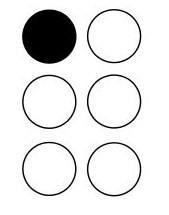
%> input picture image.jpg, 169 x 215 px
$ octave main.m   (GNU Octave 9; MATLAB toolbox functions it lacks are replaced by stand-ins)
%> lines starting %> are read from the running program, lines starting %| are printed output that depends on the picture; in (x1, y1, x2, y2) boxes, pixels count from 0 and x2, y2 are one past the last pixel; in counts of white or black regions, pixels touching at a corner belong together; the program's own positions count from 1
### binaryToBraille.m
function brailleCharacter = binaryToBraille(binaryCode, BRAILLE_CHARACTERS)
    % Convert a binary code to a Braille character using the provided map.
    brailleCharacter = '';

    % Extract the keys (Braille characters) from the provided map
    brailleKeys = keys(BRAILLE_CHARACTERS);

    % Iterate through the Braille character keys in the map
    for i = 1:length(brailleKeys)
        brailleKey = brailleKeys{i};

        % Check if the current Braille character's binary code matches the input code
        if strcmp(binaryCode, BRAILLE_CHARACTERS(brailleKey))
            % If a match is found, assign the Braille character to the output
            brailleCharacter = brailleKey;
            break;  % Exit the loop when a match is found
        end
    end
end

### main.m
% Load an image from file and convert it to grayscale
a = imread('image.jpg'); % Read the image
%> a is the input picture: size 215x169x3 uint8; min 0, max 255, mean 229.8
I = rgb2gray(a); % Convert the image to grayscale

% Apply thresholding to create a binary image
threshold = 127; % Define a threshold value
binary_image = I >= threshold; % Create a binary image based on the threshold
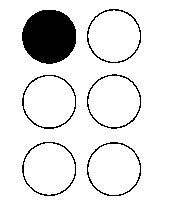
%> binary_image: size 215x169 logical; 90.4% white; 6 black regions, box (x1, y1, x2, y2) and area: (22, 10, 76, 64) 2314, (87, 9, 141, 63) 238, (22, 75, 76, 129) 237, (87, 74, 141, 129) 236, (87, 142, 141, 196) 234, (22, 142, 76, 196) 231

% Perform 8-connected component analysis to label regions
[label_matrix, num_regions] = bwlabel(binary_image, 8); % Label connected components
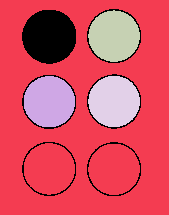
%> label_matrix: size 215x169 double; 5 distinct labels, from 0 to 4; one colour per label, 0 black
%> num_regions = 4
region_properties = regionprops(label_matrix, 'Area'); % Extract region properties
%> region_properties = 4 regions; Area: 26620, 2078, 2074, 2073

% Create a 3x2 matrix with zeros
matrix_3x2 = zeros(3, 2); % Initialize a 3x2 matrix

% Print the area of each labeled region and update the matrix
disp('Area of each region:');
for i = 1:num_regions
    disp(['Region ', num2str(i), ': ', num2str(region_properties(i).Area)]);
    if region_properties(i).Area > 5000 % Check if the region area is greater than 5000
        [row, col] = ind2sub(size(matrix_3x2), i); % Convert region label to row and column
        matrix_3x2(row, col) = 1; % Update the matrix with 1
    end
end
%> this loop made 4 passes
%> (row, col) on pass 1: (1, 1)
%| Region 1: 26620
%| Region 2: 2073
%| Region 3: 2074
%| Region 4: 2078
%> after the loop, matrix_3x2 = [1 0; 0 0; 0 0]

% Display the thresholded image
figure;
subplot(1, 2, 1);
imshow(binary_image); % Display the binary image
title('Thresholded Image');

% Display the labeled regions
subplot(1, 2, 2);
imshow(label2rgb(label_matrix, 'jet', 'k', 'shuffle')); % Display labeled regions
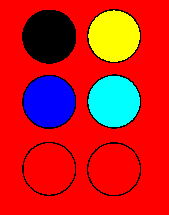
%> displayed picture: size 215x169x3, on the screen's scale of 0 to 255; mean R, G, B 201.4, 29.1, 29.1
title('Labeled Regions');

% Print the 3x2 matrix
disp('3x2 Matrix:');
disp(matrix_3x2); % Print the matrix
%|    1   0
%|    0   0
%|    0   0

% Convert the matrix into a single string
binary_code = num2str(matrix_3x2(:)'); % Convert matrix to a string
%> binary_code = '1  0  0  0  0  0'

% Remove spaces and commas to get a single string of numbers
binary_code = strrep(binary_code, ' ', '');  % Remove spaces
%> binary_code = '100000'
binary_code = strrep(binary_code, ',', '');  % Remove commas

% Define the Braille alphabet binary code as a map
BRAILLE_CHARACTERS = containers.Map({
    'a', 'b', 'c', 'd', 'e', 'f', 'g', 'h', 'i', 'j', 'k', 'l', 'm', 'n', 'o', 'p', 'q', 'r', 's', 't', 'u', 'v', 'w', 'x', 'y', 'z', '1', '2', '3', '4', '5', '6', '7', '8', '9', '0'
}, {
    '100000', '101000', '110000', '110100', '100100', '111000', '111100', '101100', '011000', '011100', '100010', '101010', '110010', '110110', '100110', '111010', '111110', '101110', '011010', '011110', '100011', '101011', '110011', '110111', '100111', '111011', '011011', '011111', '001100', '001101', '001110', '001111', '001010', '001011', '001000', '001001'
});

% Call the function to get the corresponding Braille character
brailleCharacter = binaryToBraille(binary_code, BRAILLE_CHARACTERS);
%> after the loop in binaryToBraille, `for i = 1:length(brailleKeys)`: brailleCharacter = 'a'
%> brailleCharacter = 'a'
disp('Decoded Braille Alphabet')
disp(brailleCharacter)
%| a

$ run again, with decode_pattern.jpg copied over image.jpg
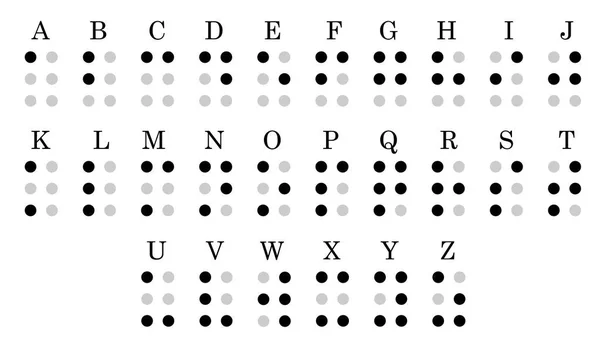
%> input picture decode_pattern.jpg, 600 x 353 px
%> a is the input picture: size 353x600x3 uint8; mean R, G, B 239, 239, 239
%> binary_image: size 353x600 logical; 94.6% white; 110 black regions, largest, box (x1, y1, x2, y2) and area: (143, 131, 165, 149) 142, (380, 130, 397, 154) 134, (260, 241, 284, 260) 131
%> `[label_matrix, num_regions] = bwlabel(binary_image, 8);`:
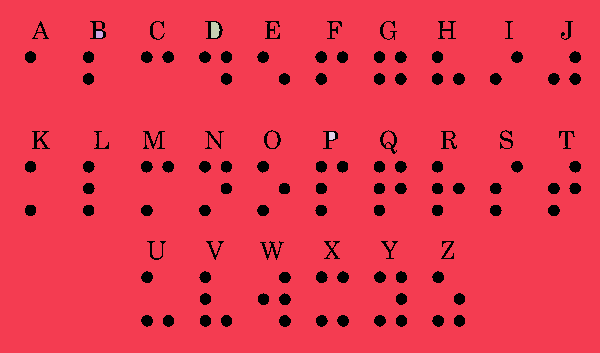
%> label_matrix: size 353x600 double; 5 distinct labels, from 0 to 4; one colour per label, 0 black
%> num_regions = 4
%> region_properties = 4 regions; Area: 200091, 122, 47, 45
%> the loop `for i = 1:num_regions` made 4 passes
%> (row, col) on pass 1: (1, 1)
%> (printed output is left out)
%> after the loop `for i = 1:num_regions`: matrix_3x2 = [1 0; 0 0; 0 0]
%> `imshow(label2rgb(label_matrix, 'jet', 'k', 'shuffle'));`:
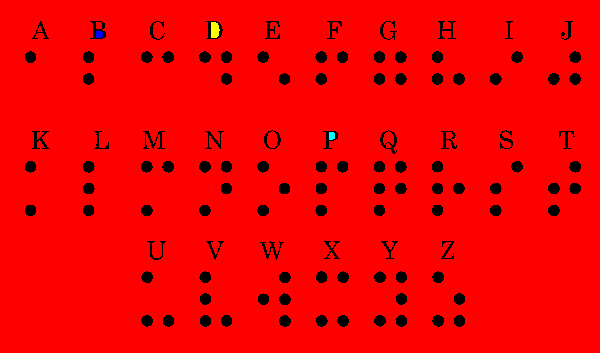
%> displayed picture: size 353x600x3, on the screen's scale of 0 to 255; mean R, G, B 241, 0.2, 0.1
%|    1   0
%|    0   0
%|    0   0
%> `binary_code = num2str(matrix_3x2(:)');`: binary_code = '1  0  0  0  0  0'
%> `binary_code = strrep(binary_code, ' ', '');`: binary_code = '100000'
%> after the loop in binaryToBraille, `for i = 1:length(brailleKeys)`: brailleCharacter = 'a'
%| a
